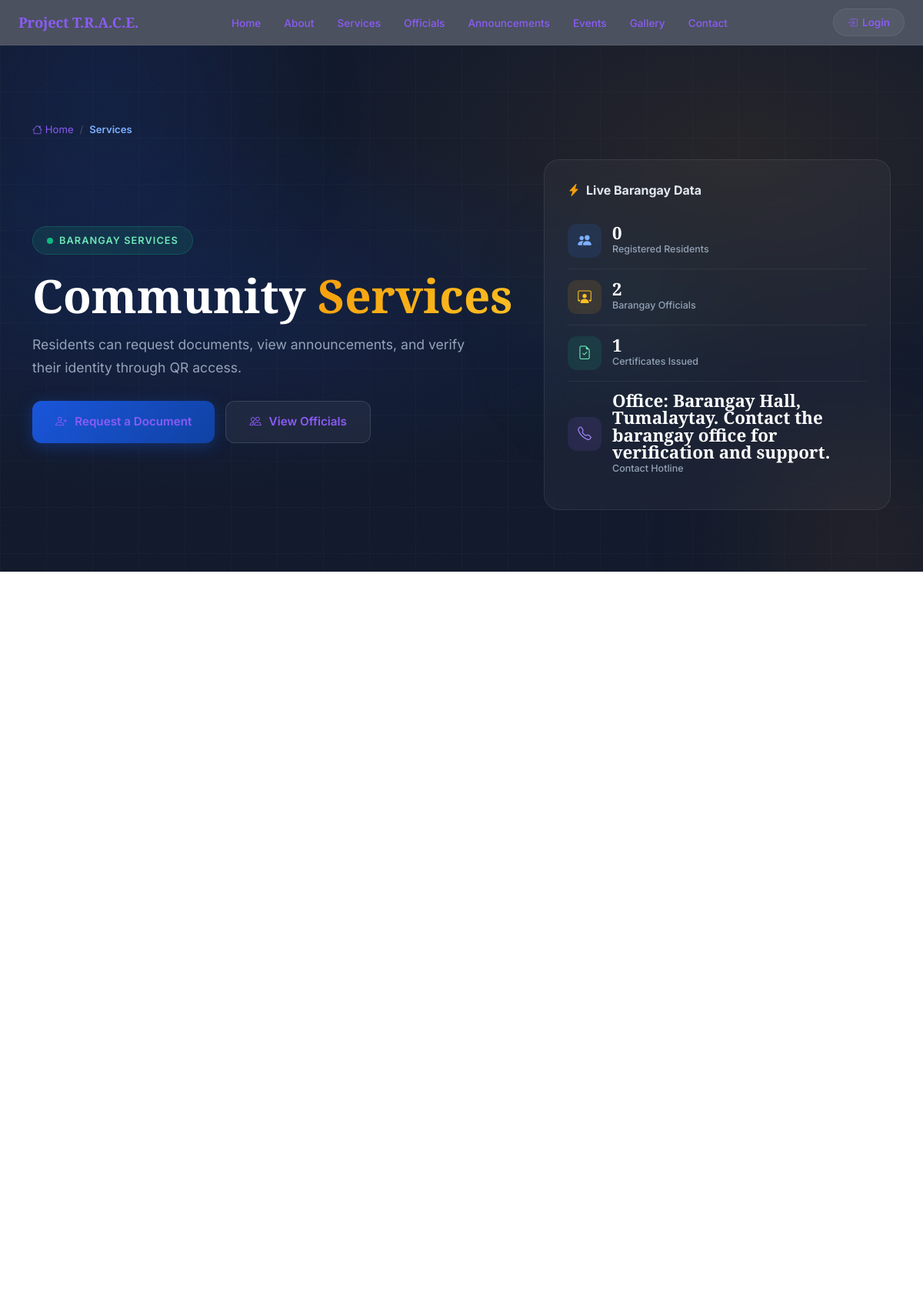
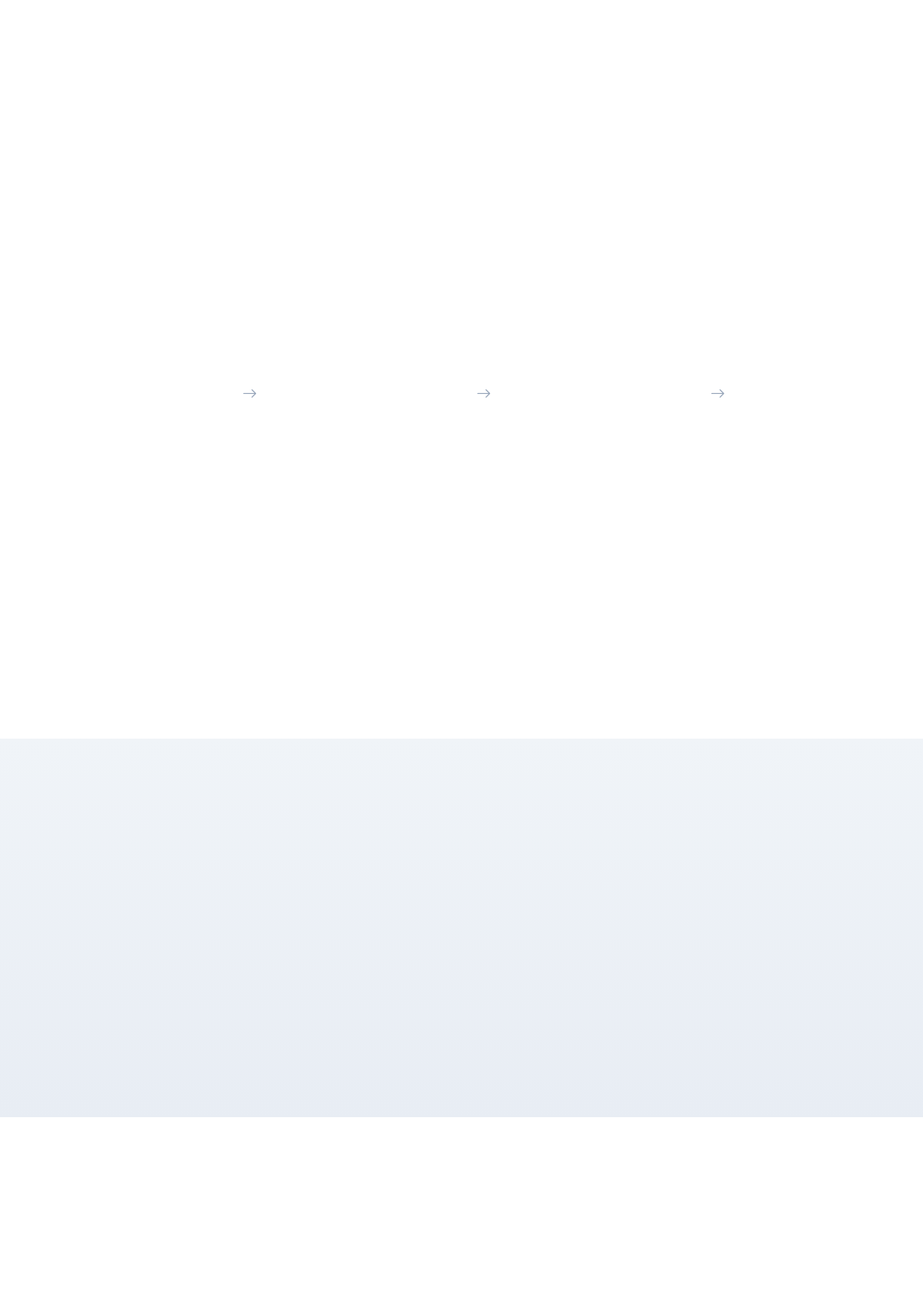
/landing/services.php (upper part), run on the app's committed database (2 pictures, top to bottom).
### tables this page shows
CREATE TABLE IF NOT EXISTS landing_content (
    id INT AUTO_INCREMENT PRIMARY KEY,
    section_name VARCHAR(100) NOT NULL UNIQUE,
    content TEXT NULL,
    updated_at TIMESTAMP DEFAULT CURRENT_TIMESTAMP ON UPDATE CURRENT_TIMESTAMP
);

CREATE TABLE IF NOT EXISTS landing_stats (
    id INT AUTO_INCREMENT PRIMARY KEY,
    stat_label VARCHAR(100) NOT NULL,
    stat_value INT DEFAULT 0,
    stat_suffix VARCHAR(20) NULL,
    sort_order INT DEFAULT 0,
    is_active TINYINT(1) DEFAULT 1,
    updated_at TIMESTAMP DEFAULT CURRENT_TIMESTAMP ON UPDATE CURRENT_TIMESTAMP,
    created_at TIMESTAMP DEFAULT CURRENT_TIMESTAMP
);

### includes/functions.php (called while the page is built, shortened)
<?php
function e(mixed $value): string {
    return htmlspecialchars((string) $value, ENT_QUOTES, 'UTF-8');
}
function getLandingContent(string $section, string $default = ''): string {
    try {
        $pdo = getDbConnection();
        $stmt = $pdo->prepare('SELECT content FROM landing_content WHERE section_name = ? LIMIT 1');
        $stmt->execute([$section]);
        $row = $stmt->fetch();
        return $row['content'] ?? $default;
    } catch (Throwable $e) {
        return $default;
    }
}
?>

### landing/services.php (the view, shortened to what this page needs)
<?php
require_once __DIR__ . '/../includes/header.php';
require_once __DIR__ . '/../includes/navbar.php';
$pdo = getDbConnection();
$pdo->exec("CREATE TABLE IF NOT EXISTS landing_content (
    id INT AUTO_INCREMENT PRIMARY KEY,
    section_name VARCHAR(100) NOT NULL UNIQUE,
    content TEXT,
    updated_at TIMESTAMP DEFAULT CURRENT_TIMESTAMP ON UPDATE CURRENT_TIMESTAMP
) ENGINE=InnoDB DEFAULT CHARSET=utf8mb4");
$pdo->exec("CREATE TABLE IF NOT EXISTS landing_stats (
    id INT AUTO_INCREMENT PRIMARY KEY,
    stat_label VARCHAR(100) NOT NULL DEFAULT '',
    stat_value VARCHAR(50) NOT NULL DEFAULT '0',
    stat_suffix VARCHAR(10) DEFAULT '',
    sort_order INT DEFAULT 0,
    is_active TINYINT(1) DEFAULT 1,
    updated_at TIMESTAMP DEFAULT CURRENT_TIMESTAMP ON UPDATE CURRENT_TIMESTAMP
) ENGINE=InnoDB DEFAULT CHARSET=utf8mb4");
$pdo->exec("CREATE TABLE IF NOT EXISTS landing_officials (
    id INT AUTO_INCREMENT PRIMARY KEY,
    tier VARCHAR(50) NOT NULL,
    sort_order INT DEFAULT 0,
    official_name VARCHAR(255) NOT NULL DEFAULT '',
    position_title VARCHAR(255) NOT NULL DEFAULT '',
    position_label VARCHAR(255) DEFAULT '',
    photo_path VARCHAR(500) DEFAULT '',
    is_active TINYINT(1) DEFAULT 1,
    updated_at TIMESTAMP DEFAULT CURRENT_TIMESTAMP ON UPDATE CURRENT_TIMESTAMP
) ENGINE=InnoDB DEFAULT CHARSET=utf8mb4");
$pdo->exec("CREATE TABLE IF NOT EXISTS settings (
    id INT AUTO_INCREMENT PRIMARY KEY,
    key_name VARCHAR(100) NOT NULL UNIQUE,
    key_value TEXT,
    updated_at TIMESTAMP DEFAULT CURRENT_TIMESTAMP ON UPDATE CURRENT_TIMESTAMP
) ENGINE=InnoDB DEFAULT CHARSET=utf8mb4");
$pdo->exec("CREATE TABLE IF NOT EXISTS announcements (
    id INT AUTO_INCREMENT PRIMARY KEY,
    title VARCHAR(500) NOT NULL DEFAULT '',
    content TEXT,
    type VARCHAR(50) DEFAULT 'general',
    priority VARCHAR(20) DEFAULT 'normal',
    is_pinned TINYINT(1) DEFAULT 0,
    is_active TINYINT(1) DEFAULT 1,
    expires_at DATETIME DEFAULT NULL,
    created_by INT DEFAULT NULL,
    created_at TIMESTAMP DEFAULT CURRENT_TIMESTAMP,
    updated_at TIMESTAMP DEFAULT CURRENT_TIMESTAMP ON UPDATE CURRENT_TIMESTAMP
) ENGINE=InnoDB DEFAULT CHARSET=utf8mb4");
$pdo->exec("CREATE TABLE IF NOT EXISTS documents (
    id INT AUTO_INCREMENT PRIMARY KEY,
    resident_id INT DEFAULT NULL,
    document_type VARCHAR(100) NOT NULL DEFAULT '',
    status VARCHAR(50) DEFAULT 'pending',
    created_at TIMESTAMP DEFAULT CURRENT_TIMESTAMP
) ENGINE=InnoDB DEFAULT CHARSET=utf8mb4");
$services   = getLandingContent('services', 'Barangay services, document requests, and public updates are now centralized for your convenience.');
$contact    = getLandingContent('contact', '(02) 8123-4567');
$stats = [];
try {
    $stats = $pdo->query("SELECT * FROM landing_stats WHERE is_active = 1 ORDER BY sort_order ASC")->fetchAll(PDO::FETCH_ASSOC);
} catch (Throwable $e) {
    $stats = [];
}
$liveStats = [];
$tables = ['residents', 'officials', 'documents'];
foreach ($tables as $tbl) {
    try {
        $liveStats[$tbl] = (int) $pdo->query("SELECT COUNT(*) FROM {$tbl}")->fetchColumn();
    } catch (Exception $e) {
        $liveStats[$tbl] = 0;
    }
}
try {
    $liveStats['issued'] = (int) $pdo->query("SELECT COUNT(*) FROM documents WHERE status = 'issued'")->fetchColumn();
} catch (Exception $e) {
    $liveStats['issued'] = 0;
}
?>
<link rel="stylesheet" href="https://cdn.jsdelivr.net/npm/bootstrap-icons@1.11.3/font/bootstrap-icons.min.css">
<section class="sv-hero">
    <div class="sv-hero-grid"></div>
    <div class="sv-floating-orb o1"></div>
    <div class="sv-floating-orb o2"></div>
    <div class="sv-floating-orb o3"></div>
    <div class="container sv-hero-content">
        <div class="sv-breadcrumb">
            <a href="<?php echo BASE_URL; ?>/index.php"><i class="bi bi-house"></i> Home</a>
            <span class="sv-sep">/</span>
            <span class="sv-current">Services</span>
        </div>
        <div class="row align-items-center">
            <div class="col-lg-7">
                <div class="sv-hero-badge">
                    <span class="sv-dot"></span>
                    Barangay Services
                </div>
                <h1 class="sv-hero-title">Community <span>Services</span></h1>
                <p class="sv-hero-desc">
                    <?php echo e($services); ?>
                </p>
                <div class="sv-hero-actions">
                    <a class="sv-btn-primary" href="<?php echo BASE_URL; ?>/auth/register.php">
                        <i class="bi bi-person-plus"></i> Request a Document
                    </a>
                    <a class="sv-btn-secondary" href="<?php echo BASE_URL; ?>/landing/officials.php">
                        <i class="bi bi-people"></i> View Officials
                    </a>
                </div>
            </div>
            <div class="col-lg-5">
                <div class="sv-hero-panel">
                    <h4><i class="bi bi-lightning-charge-fill"></i> Live Barangay Data</h4>
                    <div class="sv-panel-stat">
                        <div class="sv-panel-stat-icon" style="background:rgba(47,123,255,0.12); color:#7db0ff;">
                            <i class="bi bi-people-fill"></i>
                        </div>
                        <div>
                            <div class="sv-panel-stat-num"><?php echo number_format($liveStats['residents']); ?></div>
                            <div class="sv-panel-stat-label">Registered Residents</div>
                        </div>
                    </div>
                    <div class="sv-panel-stat">
                        <div class="sv-panel-stat-icon" style="background:rgba(245,158,11,0.12); color:#fbbf24;">
                            <i class="bi bi-person-workspace"></i>
                        </div>
                        <div>
                            <div class="sv-panel-stat-num"><?php echo number_format($liveStats['officials']); ?></div>
                            <div class="sv-panel-stat-label">Barangay Officials</div>
                        </div>
                    </div>
                    <div class="sv-panel-stat">
                        <div class="sv-panel-stat-icon" style="background:rgba(16,185,129,0.12); color:#6ee7b7;">
                            <i class="bi bi-file-earmark-check"></i>
                        </div>
                        <div>
                            <div class="sv-panel-stat-num"><?php echo number_format($liveStats['issued']); ?></div>
                            <div class="sv-panel-stat-label">Certificates Issued</div>
                        </div>
                    </div>
                    <div class="sv-panel-stat">
                        <div class="sv-panel-stat-icon" style="background:rgba(139,92,246,0.12); color:#a78bfa;">
                            <i class="bi bi-telephone"></i>
                        </div>
                        <div>
                            <div class="sv-panel-stat-num"><?php echo e($contact ?: 'N/A'); ?></div>
                            <div class="sv-panel-stat-label">Contact Hotline</div>
                        </div>
                    </div>
                </div>
            </div>
        </div>
    </div>
</section>
<?php if (!empty($stats)): ?>
<section class="sv-stats-bar">
    <div class="container">
    </div>
</section>
<?php endif; ?>
<section class="sv-services-section" id="services">
    <div class="container">
        <div class="row g-4">
        </div>
    </div>
</section>
<section class="sv-process-section">
    <div class="container">
        <div class="row g-4 align-items-center">
            <div class="col-auto d-none d-lg-block sv-process-arrow"><i class="bi bi-arrow-right"></i></div>
            <div class="col-auto d-none d-lg-block sv-process-arrow"><i class="bi bi-arrow-right"></i></div>
            <div class="col-auto d-none d-lg-block sv-process-arrow"><i class="bi bi-arrow-right"></i></div>
        </div>
    </div>
</section>
<section class="sv-objectives-section">
    <div class="container">
        <div class="row g-4 align-items-start">
        </div>
    </div>
</section>
<section class="sv-cta-section">
    <div class="container">
    </div>
</section>
<?php require_once __DIR__ . '/../includes/footer.php'; ?>

### assets/css/style.css (style rules this page uses)
:root { --bgn-navy-deep: #0a1730; --bgn-navy: #0e2245; --bgn-teal: #0f3f4d; --bgn-gold: #f2b705; --bgn-gold-dim: #caa23a; --glass-bg: rgba(255, 255, 255, 0.07); --glass-bg-strong: rgba(255, 255, 255, 0.13); --glass-border: rgba(255, 255, 255, 0.16); --glass-border-strong: rgba(255, 255, 255, 0.28); --glass-blur: 18px; --glass-shadow: 0 8px 32px rgba(3, 10, 26, 0.35); --text-hi: #0f346b; --text-mid: rgba(15, 39, 77, 0.72); --text-low: rgba(22, 44, 77, 0.48); --sidebar-width: 264px; --navbar-height: 64px; --radius-lg: 18px; --radius-md: 12px; --font-display: 'Sora', 'Inter', system-ui, sans-serif; --font-body: 'Inter', system-ui, sans-serif; }
.light { --bgn-navy-deep: #ffffff; --bgn-navy: #f8f9fa; --bgn-teal: #e9ecef; --bgn-gold: #f2b705; --bgn-gold-dim: #caa23a; --glass-bg: rgba(0, 0, 0, 0.03); --glass-bg-strong: rgba(0, 0, 0, 0.06); --glass-border: rgba(0, 0, 0, 0.12); --glass-border-strong: rgba(0, 0, 0, 0.2); --glass-blur: 10px; --glass-shadow: 0 4px 16px rgba(0, 0, 0, 0.1); --text-hi: #212529; --text-mid: rgba(33, 37, 41, 0.85); --text-low: rgba(33, 37, 41, 0.6); }
html, body { font-family: var(--font-body); color: var(--text-hi); min-height: 100vh; }
body { background: radial-gradient(1100px 600px at 85% -10%, rgba(15, 63, 77, 0.15), transparent 60%), radial-gradient(900px 500px at -10% 20%, rgba(242, 183, 5, 0.08), transparent 55%), linear-gradient(160deg, var(--bgn-navy-deep) 0%, var(--bgn-navy) 55%, var(--bgn-teal) 100%); background-attachment: fixed; }
@media (prefers-color-scheme: light) { html:not(.dark) body { background: linear-gradient(180deg, #ffffff 0%, #f8f9fa 50%, #e9ecef 100%); background-attachment: fixed; } }
.light body { background: linear-gradient(180deg, #ffffff 0%, #f8f9fa 50%, #e9ecef 100%); background-attachment: fixed; }
@media (prefers-color-scheme: light) { html:not(.dark) { --bgn-navy-deep: #ffffff; --bgn-navy: #f8f9fa; --bgn-teal: #e9ecef; --bgn-gold: #f2b705; --bgn-gold-dim: #caa23a; --glass-bg: rgba(0, 0, 0, 0.03); --glass-bg-strong: rgba(0, 0, 0, 0.06); --glass-border: rgba(0, 0, 0, 0.12); --glass-border-strong: rgba(0, 0, 0, 0.2); --glass-blur: 10px; --glass-shadow: 0 4px 16px rgba(0, 0, 0, 0.1); --text-hi: #212529; --text-mid: rgba(33, 37, 41, 0.85); --text-low: rgba(33, 37, 41, 0.6); } }

### includes/navbar.php (style rules this page uses)
:root, .light { --nb-bg: rgba(255,255,255,0.80); --nb-border: rgba(0,0,0,0.08); --nb-brand: #0f172a; --nb-brand-hover: #1e293b; --nb-btn-bg: rgba(0,0,0,0.04); --nb-btn-border: rgba(0,0,0,0.08); --nb-btn-color: #64748b; --nb-btn-hover-bg: rgba(0,0,0,0.06); --nb-btn-hover-color: #0f172a; --nb-link-color: #475569; --nb-link-hover-bg: rgba(0,0,0,0.04); --nb-link-hover-color: #0f172a; --nb-link-active-bg: rgba(0,0,0,0.06); --nb-link-active-color: #0f172a; --nb-dropdown-bg: rgba(255,255,255,0.97); --nb-dropdown-border: rgba(0,0,0,0.08); --nb-dropdown-shadow: 0 20px 60px rgba(0,0,0,0.12); --nb-text-hi: #0f172a; --nb-text-mid: #475569; --nb-text-low: #94a3b8; --nb-divider: rgba(0,0,0,0.06); --nb-mobile-bg: rgba(255,255,255,0.97); }
.dark, :root { --nb-bg: rgba(15,23,42,0.75); --nb-border: rgba(255,255,255,0.06); --nb-brand: #ffffff; --nb-brand-hover: #e2e8f0; --nb-btn-bg: rgba(255,255,255,0.05); --nb-btn-border: rgba(255,255,255,0.08); --nb-btn-color: #cbd5e1; --nb-btn-hover-bg: rgba(255,255,255,0.08); --nb-btn-hover-color: #ffffff; --nb-link-color: #94a3b8; --nb-link-hover-bg: rgba(255,255,255,0.06); --nb-link-hover-color: #ffffff; --nb-link-active-bg: rgba(255,255,255,0.08); --nb-link-active-color: #ffffff; --nb-dropdown-bg: rgba(30,41,59,0.97); --nb-dropdown-border: rgba(255,255,255,0.08); --nb-dropdown-shadow: 0 20px 60px rgba(0,0,0,0.5); --nb-text-hi: #e2e8f0; --nb-text-mid: #cbd5e1; --nb-text-low: #64748b; --nb-divider: rgba(255,255,255,0.06); --nb-mobile-bg: rgba(15,23,42,0.97); }

### includes/footer.php (style rules this page uses)
html.light body { background: var(--ds-bg, #ffffff) !important; color: var(--ds-text, #1e293b) !important; }
@media (prefers-color-scheme: light) { html:not(.dark) body { background: var(--ds-bg, #ffffff) !important; color: var(--ds-text, #1e293b) !important; } }
html.light a { color: #8b5cf6 !important; }
@media (prefers-color-scheme: light) { html:not(.dark) a { color: #8b5cf6 !important; } }

### data on the page
landing_content: content "Residents can request documents, view announcements, and verify their identity through QR access."
landing_stats: is_active "1"
landing_content: content "Office: Barangay Hall, Tumalaytay. Contact the barangay office for verification and support."

### other printed values
APP_NAME "Project T.R.A.C.E."
$liveStats['residents'] "0"
$liveStats['officials'] "2"
